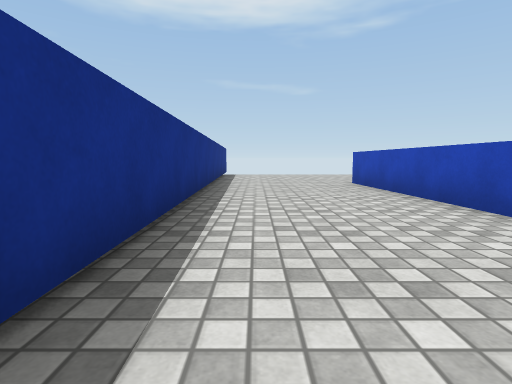
View 1 (above)

16 first-person views from a walk through a scene from a Unity 3-D project. The camera is 0.6 m above the floor, tilts 6° down and sees 80° across. The floor is counted in squares, 1 m on a side. Each view is taken from the middle of a square. On the plan, view 1 faces up. The plan holds only what a view shows up to about 9 squares ahead; the rest is blank. The place goes on beyond the plan. The player is left out. Surface patterns are stand-ins for the level's own textures.

View 2
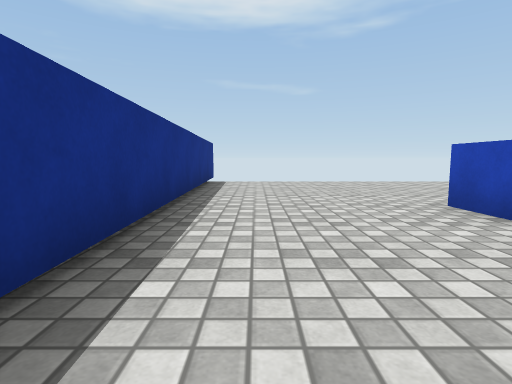

View 3
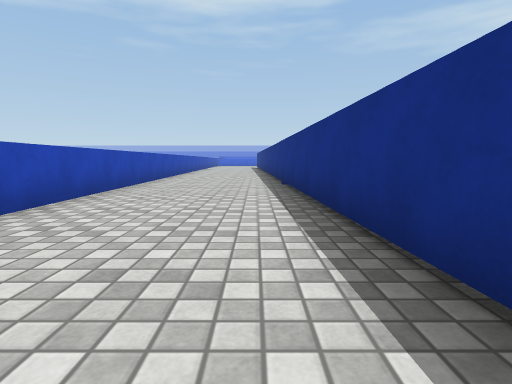

View 4
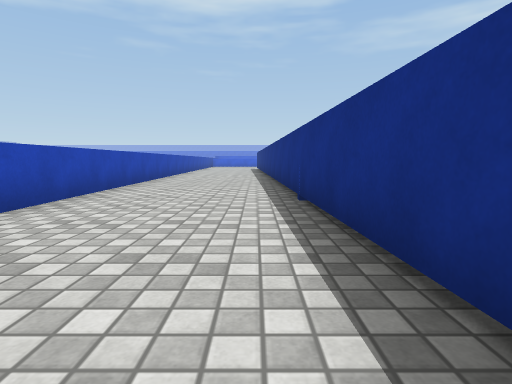

View 5
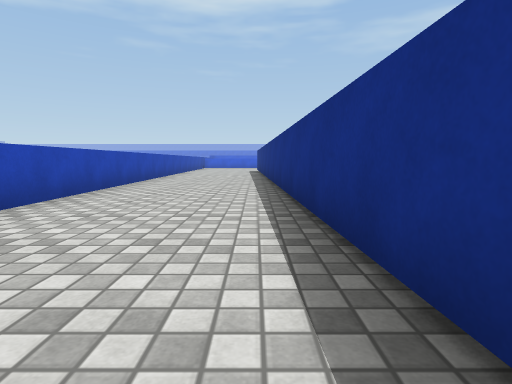

View 6
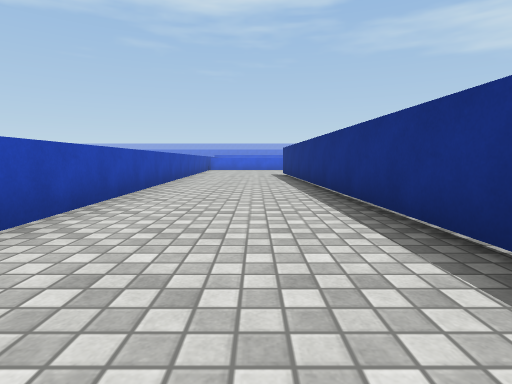

View 7
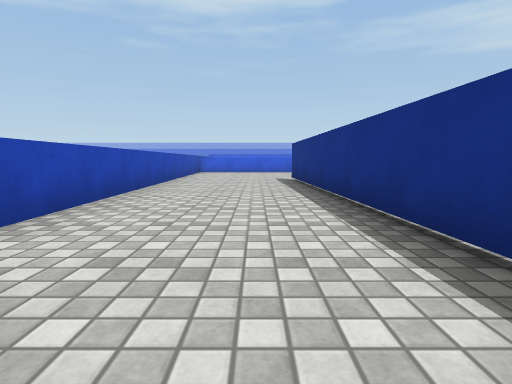

View 8
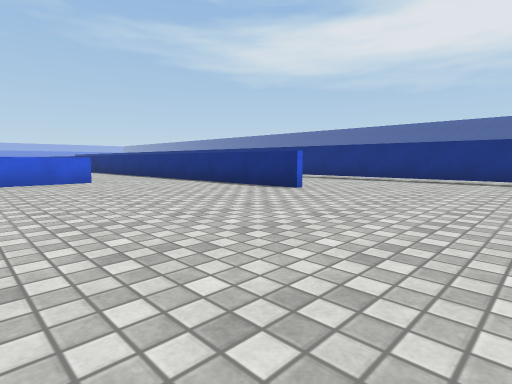

View 9
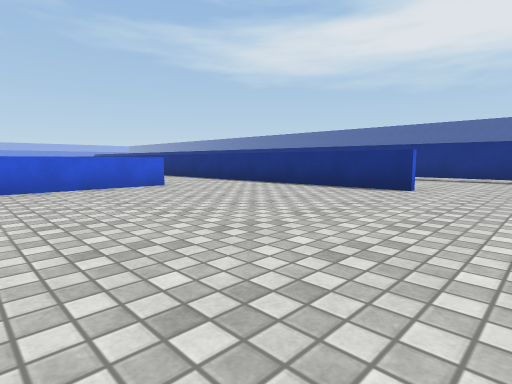

View 10
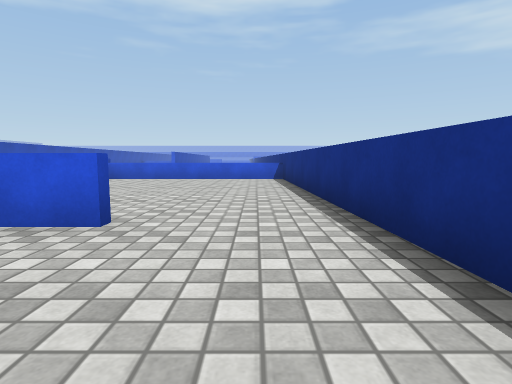

View 11
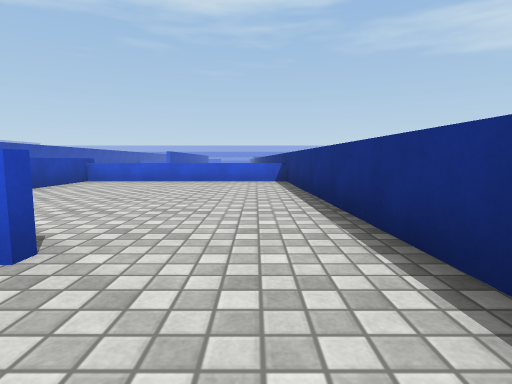

View 12
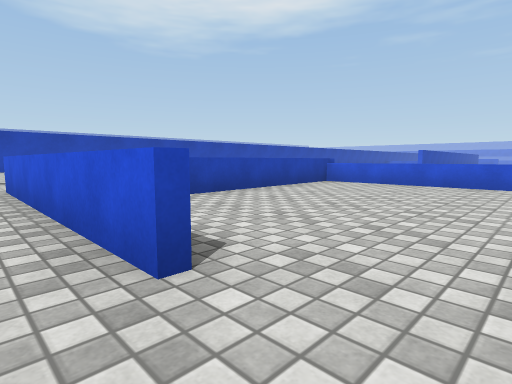

View 13
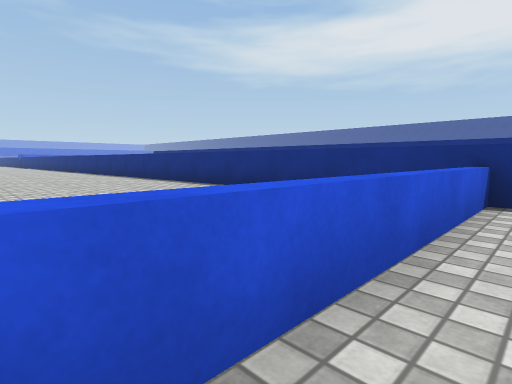

View 14
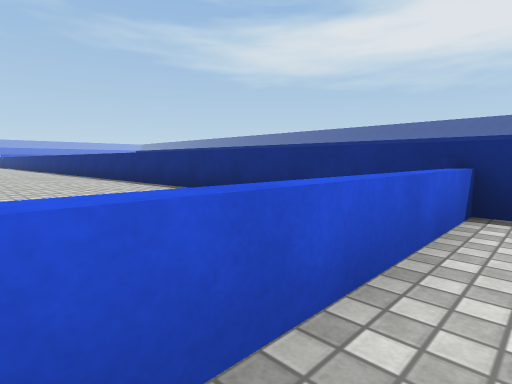

View 15
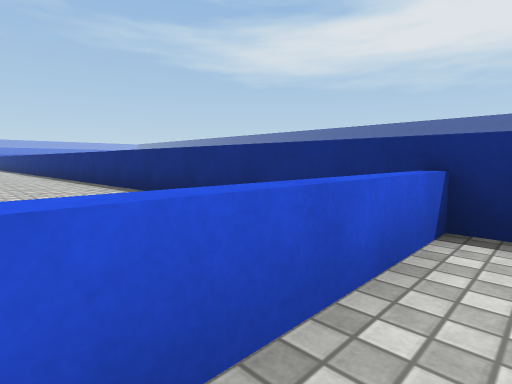

View 16
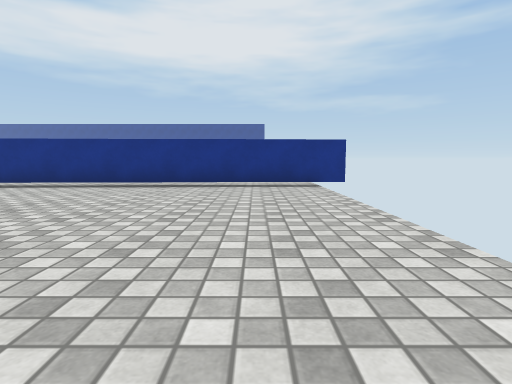

### Floor plan
Points are (right, up) in squares from view 1. A wall is a line through its corners. A room is listed if a view was taken in it or the views show most of it. See-through windows are left out.
Room 1 (views 1, 2, 3, 4, 5, 6, 7, 8, 9, 10, 11, 12, 16)
walls: (2.7, 3.1) (2.5, 8); (5.4, 3.3) (9.5, 3.3); (2.7, 8) (2.9, 3.5); (-1.3, 13.2) (-0.1, -19); (3.5, -19.1) (2.8, 0.8)
ways out: opening at (4.5, 3) to room 2; gap at (0, -19)
Room 2 (views 13, 14, 15)
walls: (3.1, -3.6) (8.9, -3.6); (2.9, 3.5) (3.2, -4.1); (8.8, -4) (8.6, 1.1)
ways out: opening at (4.5, 3) to room 1

Positions as (right, up) in squares from view 1, and headings:
1: (0, 0), facing up
2: (0, 4), facing up
3: (0, 4), facing down
4: (0, 1), facing down
5: (0, -3), facing down
6: (1, -7), facing down
7: (1, -10), facing down
8: (8, 12), facing down-left
9: (9, 10), facing down-left
10: (4, 6), facing down
11: (4, 5), facing down
12: (4, 4), facing down-right
13: (8, -3), facing down-left
14: (7, -3), facing down-left
15: (6, -3), facing down-left
16: (6, 11), facing left
